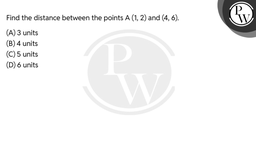
#> input picture Task1_pw/QuestionPPT.pptx.png, 256 x 144 px, shrunk from 1280 x 720 before the run
$ python step6_generate_frames_v2.py
#> lines starting #> are read from the running program, lines starting #| are printed output that depends on the picture
from PIL import Image, ImageDraw, ImageFont
import json
import os
import random

# ==========================
# CONFIG
# ==========================

FPS = 30
DURATION = 70

IMAGE_PATH = "QuestionPPT.pptx.png"
FONT_PATH = "fonts/Kalam-Regular.ttf"

TOTAL_FRAMES = FPS * DURATION

os.makedirs("frames_v2", exist_ok=True)

# ==========================
# LOAD FILES
# ==========================

with open("timeline.json", "r", encoding="utf-8") as f:
#> (reads Task1_pw/timeline.json from the repository)
    timeline = json.load(f)

with open("ocr_results.json", "r", encoding="utf-8") as f:
#> (reads Task1_pw/ocr_results.json from the repository)
    ocr_data = json.load(f)

# ==========================
# FONT
# ==========================

try:
    font = ImageFont.truetype(
        FONT_PATH,
        34
    )
except:
    font = ImageFont.load_default()

# ==========================
# OCR LOOKUP
# ==========================

def find_bbox(text):

    for item in ocr_data:

        ocr_text = item["text"]

        if text.lower() in ocr_text.lower():
            return item["bbox"]

        if ocr_text.lower() in text.lower():
            return item["bbox"]

    return None


# ==========================
# FRAME LOOP
# ==========================

for frame_no in range(TOTAL_FRAMES):

    current_time = frame_no / FPS

    img = Image.open(
        IMAGE_PATH
    ).convert("RGBA")

    draw = ImageDraw.Draw(img)

    for action in timeline:

        if current_time < action["start"]:
            continue

        action_type = action["action"]

        # ====================================
        # HIGHLIGHT
        # ====================================

        if action_type == "highlight":

            bbox = find_bbox(
                action["content"]
            )

            if bbox:

                x1 = bbox[0][0]
                y1 = bbox[0][1]

                x2 = bbox[2][0]
                y2 = bbox[2][1]

                overlay = Image.new(
                    "RGBA",
                    img.size,
                    (255, 255, 255, 0)
                )

                hdraw = ImageDraw.Draw(
                    overlay
                )

                hdraw.rectangle(
                    [(x1, y1), (x2, y2)],
                    fill=(255, 255, 0, 90)
                )

                img = Image.alpha_composite(
                    img,
                    overlay
                )

                draw = ImageDraw.Draw(img)

        # ====================================
        # CIRCLE
        # ====================================

        elif action_type == "circle":

            bbox = find_bbox(
                action["content"]
            )

            if bbox:

                x1 = bbox[0][0]
                y1 = bbox[0][1]

                x2 = bbox[2][0]
                y2 = bbox[2][1]

                draw.ellipse(
                    [
                        (x1 - 10, y1 - 10),
                        (x2 + 10, y2 + 10)
                    ],
                    outline=(0, 70, 255),
                    width=6
                )

        # ====================================
        # WRITE
        # ====================================

        elif action_type == "write":

            text = action["content"]

            if current_time >= action["end"]:

                visible_text = text

            else:

                progress = (
                    current_time
                    - action["start"]
                ) / (
                    action["end"]
                    - action["start"]
                )

                progress = max(
                    0,
                    min(progress, 1)
                )

                chars = int(
                    len(text) * progress
                )

                visible_text = text[:chars]

            random.seed(
                action["x"]
                + action["y"]
            )

            jx = random.randint(-2, 2)
            jy = random.randint(-1, 1)

            draw.multiline_text(
                (
                    action["x"] + jx,
                    action["y"] + jy
                ),
                visible_text,
                fill=(20, 20, 20),
                font=font,
                spacing=10
            )
#> this loop made 12 passes
#> pass 1, `img = Image.alpha_composite( img, overlay )`:
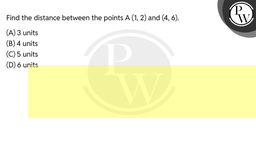
#> img: PIL image 256x144 RGBA; mean R, G, B, A 245.8, 245.8, 216.3, 255
#> after the loop:
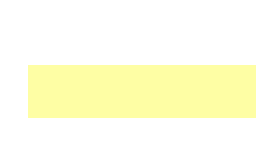
#> overlay: PIL image 256x144 RGBA; mean R, G, B, A 255, 255, 171.4, 29.5; transparent parts drawn white

    img.convert("RGB").save(
        f"frames_v2/frame_{frame_no:05d}.png"
    )

    if frame_no % 100 == 0:

        print(
            f"Generated "
            f"{frame_no}/"
            f"{TOTAL_FRAMES}"
        )

print("\n✅ All frames generated!")
